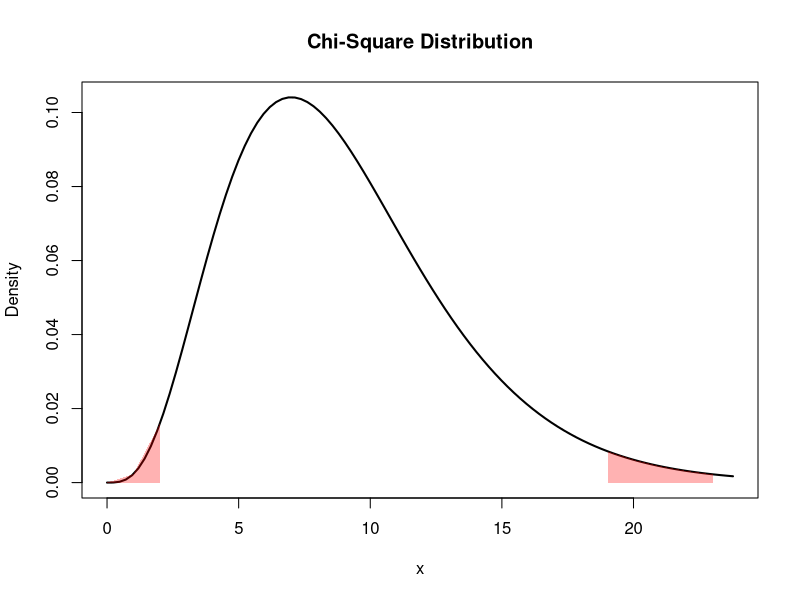

Source code (R):
# 1) 7.3-2
#
# Let p equal the proportion of letters mailed in the
# Netherlands that are delivered the next day. Suppose that
# y = 142 out of a random sample of n = 200 letters were
# delivered the day after they were mailed.
# (a) Give a point estimate of p.
# (b) Use Equation 7.3-2 to find an approximate 90% con-
#   fidence interval for p.
# (c) Use Equation 7.3-4 to find an approximate 90% con-
#   fidence interval for p.
# (d) Use Equation 7.3-5 to find an approximate 90% con-
#   fidence interval for p.
# (e) Find a one-sided 90% confidence interval for p that
# provides a lower bound for p.

# (a)
# Known variables
n <- 200
y <- 142
CI <- 0.90
alpha <- 1 - CI

# Calculate unknowns
p_hat <- y/n
p_hat
SE <- sqrt(p_hat * (1 - p_hat) / n)
crit <-  qnorm(alpha/2, lower.tail = FALSE)
crit

# Function to calculate Z-Interval
z.interval <- function(p_hat, crit, SE) {
  c(lower = p_hat - crit * SE, upper = p_hat + crit * SE)
}

# Calculation of Z-Interval
z.interval(p_hat, crit, SE)

# Change confidence interval
CI <- 0.98
alpha <- 1 - CI

# Calculate unknowns
p_hat <- y/n
p_hat
SE <- sqrt(p_hat * (1 - p_hat) / n)
crit <-  qnorm(alpha/2, lower.tail = FALSE)
crit
z.interval(p_hat, crit, SE)

# (b)


# (c)
# Known variables
n <- 200
y <- 142
CI <- 0.90
alpha <- 1 - CI

# Calculate unknowns
p_tilde <- (y + 2) / (n + 4)
p_tilde
SE <- sqrt(p_tilde * (1 - p_tilde) / (n + 4))
crit <-  qnorm(alpha/2, lower.tail = FALSE)
crit

# Function to calculate Z-Interval
z.interval <- function(p_tilde, crit, SE) {
  c(lower = p_tilde - crit * SE, upper = p_tilde + crit * SE)
}

# Calculation of Z-Interval
z.interval(p_tilde, crit, SE)

#############################################################################

# 2) 7.3-9
#
# Consider the following two groups of women:
# Group 1 consists of women who spend less than $500
# annually on clothes; Group 2 comprises women who
# spend over $1000 annually on clothes. Let p 1 and p 2 equal
# the proportions of women in these two groups, respectively, 
# who believe that clothes are too expensive. If 1009
# out of a random sample of 1230 women from group 1 and
# 207 out of a random sample 340 from group 2 believe that
# clothes are too expensive,
# (a) Give a point estimate of p(1) − p(2).
# (b) Find an approximate 95% confidence interval for
# p(1) − p(2).

# Known variables
n1 <- 1230
y1 <- 1009
n2 <- 340
y2 <- 207

CI <- 0.95
alpha <- 1 - CI

# Calculate unknowns
p_hat_F <- y1 / n1
p_hat_F
p_hat_M <- y2 / n2
p_hat_M
SE <- sqrt((p_hat_F * (1 - p_hat_F) / n1) + 
             (p_hat_M * (1 - p_hat_M) / n2))
crit <-  qnorm(alpha/2, lower.tail = FALSE)
crit

# Function to calculate Z-Interval
z.interval2pop <- function(p_hat_F, p_hat_M, crit, SE) {
  c(lower = (p_hat_F - p_hat_M) - crit * SE, 
    upper = (p_hat_F - p_hat_M) + crit * SE)
}

# Calculation of Z-Interval
z.interval2pop(p_hat_F, p_hat_M, crit, SE)

#############################################################################

# Example 2
#
# In 16 test runs the gasoline consumption of an experimental engine
# had a standard deviation of 2.2 gallons. Construct a 90%
# confidence interval for σ^(2) , which measures the true variability of
# the gasoline consumption of the engine.

# Known variables
n <- 10
degfr <- n - 1
samp_sd <- 0.29
samp_var <- samp_sd^2
CI <- .95
alpha <- 1 - CI

# Calculate unknowns
a <- qchisq(1 - alpha/2, degfr, lower.tail = FALSE)
a
b <- qchisq(alpha/2, degfr, lower.tail = FALSE)
b
lower <- degfr * samp_var / b
upper <- degfr * samp_var / a

# Create density curve
curve(dchisq(x, degfr), from = 0, to = b*1.25,
      main = "Chi-Square Distribution",
      ylab = 'Density',
      lwd = 2)

# Create vector of x values
x_lower <- seq(0, a)

# Create vector of chi-square density values
p_lower <- dchisq(x_lower, degfr)

# Fill in portion of the density plot from 0 to lower 95% value
polygon(c(x_lower, rev(x_lower)), c(p_lower, rep(0, length(p_lower))),
        col = adjustcolor('red', alpha=0.3), border = NA)

# Create vector of x values
x_upper <- seq(b, b*1.25)

# Create vector of chi-square density values
p_upper <- dchisq(x_upper, degfr)

# Fill in portion of the density plot for upper 95% value to end of plot
polygon(c(x_upper, rev(x_upper)), c(p_upper, rep(0, length(p_upper))),
        col = adjustcolor('red', alpha=0.3), border = NA)



# Confidence interval for σ^(2)
c(lower = lower, variance = samp_var, upper = upper)

# Confidence interval for σ
c(lower = sqrt(lower), sd = sqrt(samp_var), upper = sqrt(upper))

#############################################################################

# Example 3
#
# A study has been made to compare the nicotine contents of two
# brands of cigarettes. Ten cigarettes of Brand A had an average
# nicotine content of 3.1 milligrams with a standard deviation of 0.5
# milligram, while eight cigarettes of Brand B had an average
# nicotine content of 2.7 milligrams with a standard deviation of 0.7
# milligram. Assuming that the two sets of data are independent
# random samples from normal populations, find a 98% confidence
# interval for σ^(2),A / σ^(2),B.

# Known variables
n <- 61
x_degfr <- n - 1
x_samp_sd <- 19.4
x_samp_var <- x_samp_sd^2

m <- 61
y_degfr <- m - 1
y_samp_sd <- 18.8
y_samp_var <- y_samp_sd^2

CI <- .98
alpha <- 1 - CI

# Calculate unknowns
upper_crit <- 1 / qf(alpha/2, x_degfr, y_degfr)
upper_crit
lower_crit <- qf(alpha/2, y_degfr, x_degfr)
lower_crit

lower_bound <- lower_crit * (x_samp_var / y_samp_var)
upper_bound <- upper_crit * (x_samp_var / y_samp_var)

# Confidence interval for σ^(2),A / σ^(2),B
c(lower = lower_bound, variance = x_samp_var / y_samp_var, upper = upper_bound)